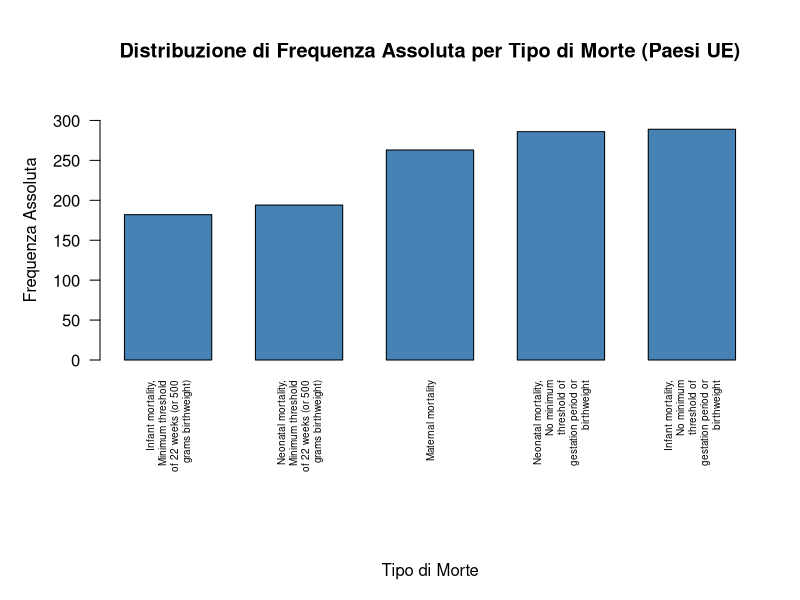
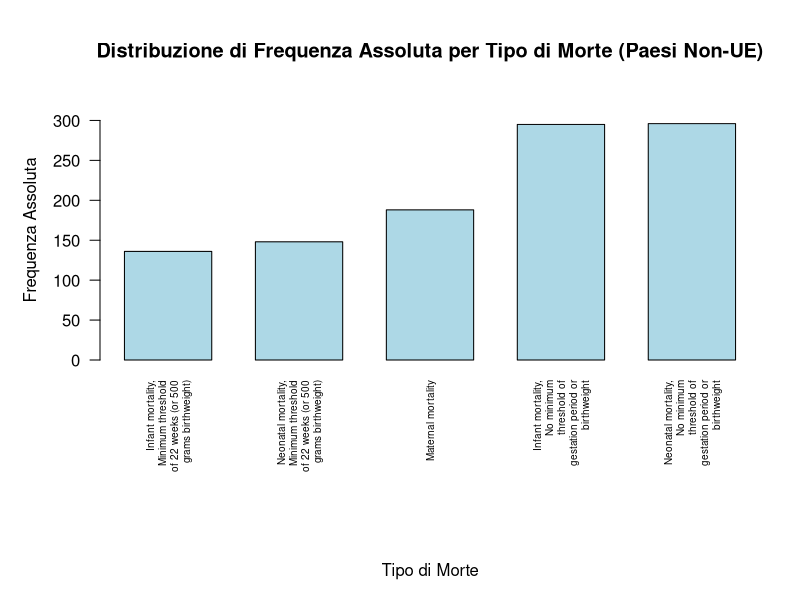
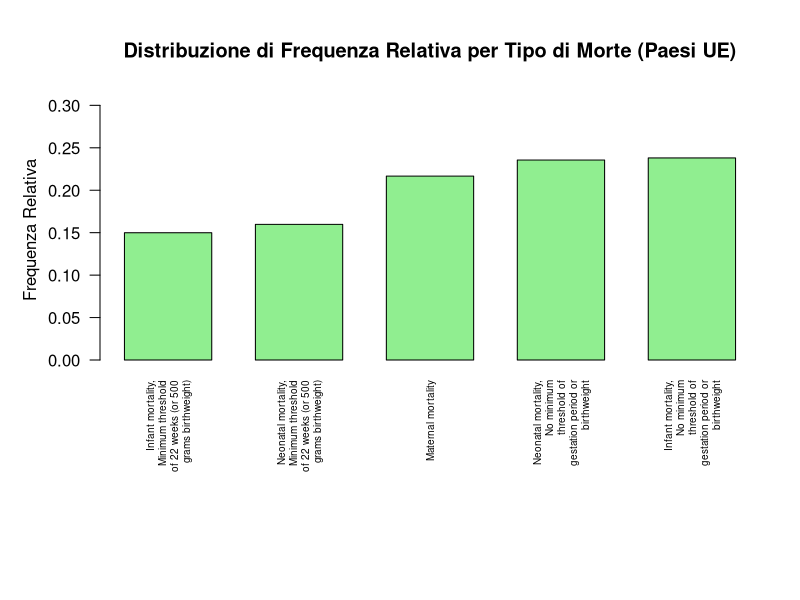
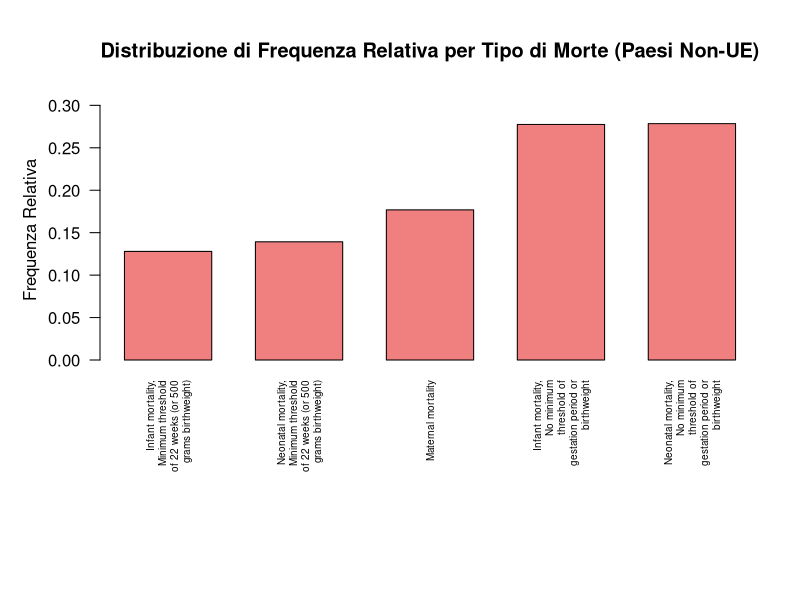

Recreate these plots in R, in order.
library(dplyr)
library(readxl)

# Caricamento dei dati
data <- read_xlsx("Mortality.xlsx")
names(data)[names(data) == "Variable"] <- "Kind of death"

# Visualizza un sommario dei dati
summary(data)

data_infant <- read_xlsx("Infant_Mortality.xlsx")

# Definizione della funzione di mapping per uniformare i dati
map_values <- function(value, measure) {
  mapped_value <- case_when(
    measure == "Deaths per 100 000 live births" ~ value * 1000 / 100000,
    measure == "Deaths per 1 000 live births" ~ value,
    TRUE ~ NA_real_  # Restituiamo NA se nessuna delle condizioni è soddisfatta
  )
  return(mapped_value)
}

# Lista dei paesi dell'Unione Europea
eu_countries <- c("Austria", "Belgium", "Bulgaria", "Croatia", "Cyprus", 
                  "Czech Republic", "Denmark", "Estonia", "Finland", 
                  "France", "Germany", "Greece", "Hungary", "Ireland", 
                  "Italy", "Latvia", "Lithuania", "Luxembourg", "Malta", 
                  "Netherlands", "Poland", "Portugal", "Romania", "Slovakia", 
                  "Slovenia", "Spain", "Sweden")

# Aggiungi una colonna che identifica se un paese è parte dell'Unione Europea o meno
data_infant <- data_infant %>%
  mutate(Region = ifelse(Country %in% eu_countries, "EU", "Non-EU"))

# Applica la funzione di mapping ai dati
data_infant$Value_transformed <- map_values(data_infant$Value, data_infant$Measure)

# Filtra i dati con valori trasformati non nulli
to_plot <- data_infant %>%
  filter(!is.na(Value_transformed))

library(dplyr)
library(readxl)

# Caricamento dei dati di mortalità
data <- read_xlsx("Mortality.xlsx")
names(data)[names(data) == "Variable"] <- "Kind of death"

# Visualizza un sommario dei dati
summary(data)

# Funzione per mappare i paesi EU e Non-EU
map_region <- function(df) {
  eu_countries <- c("Austria", "Belgium", "Bulgaria", "Croatia", "Cyprus", 
                    "Czech Republic", "Denmark", "Estonia", "Finland", 
                    "France", "Germany", "Greece", "Hungary", "Ireland", 
                    "Italy", "Latvia", "Lithuania", "Luxembourg", "Malta", 
                    "Netherlands", "Poland", "Portugal", "Romania", "Slovakia", 
                    "Slovenia", "Spain", "Sweden")
  
  df %>% mutate(Region = ifelse(Country %in% eu_countries, "EU", "Non-EU"))
}

# Caricamento dei dati di mortalità infantile
data_infant <- read_xlsx("Infant_Mortality.xlsx")

# Applicazione della funzione di mappatura dei paesi
data_infant <- map_region(data_infant)

# Definizione della funzione di mapping per uniformare i dati
map_values <- function(value, measure) {
  mapped_value <- case_when(
    measure == "Deaths per 100 000 live births" ~ value * 1000 / 100000,
    measure == "Deaths per 1 000 live births" ~ value,
    TRUE ~ NA_real_  # Restituiamo NA se nessuna delle condizioni è soddisfatta
  )
  return(mapped_value)
}

# Applica la funzione di mapping ai dati
data_infant <- data_infant %>%
  mutate(Value_transformed = map_values(Value, Measure))

# Filtra i dati con valori trasformati non nulli
to_plot <- data_infant %>%
  filter(!is.na(Value_transformed))

# Visualizza i risultati del dataset mappato
print(to_plot)

# Visualizza un sommario del dataset originale e di quello filtrato
summary(data_infant)
summary(to_plot)

# Calcolo della distribuzione di frequenza assoluta per tipo di morte, separata per regioni (UE e Non-UE)
frequency_absolute <- to_plot %>%
  group_by(Region, Variable) %>%
  summarise(Frequency_Absolute = n(),
            Total_Deaths = sum(Value_transformed, na.rm = TRUE),
            .groups = 'drop') %>%
  arrange(Region, Frequency_Absolute)

# Calcolo della distribuzione di frequenza relativa
frequency_relative <- frequency_absolute %>%
  group_by(Region) %>%
  mutate(Frequency_Relative = Frequency_Absolute / sum(Frequency_Absolute))

# Visualizza i risultati
print(frequency_absolute)
print(frequency_relative)

# Funzione per creare etichette multilinea
create_multiline_labels <- function(labels, width = 20) {
  sapply(labels, function(x) {
    if (nchar(x) > width) {
      return(paste(strwrap(x, width = width), collapse = "\n"))
    } else {
      return(x)
    }
  })
}

# Crea etichette multilinea per i grafici
multiline_labels <- create_multiline_labels(frequency_absolute$Variable, width = 20)

# Imposta margini per dare più spazio alle etichette
par(mar = c(12, 5, 5, 2))

# Grafico della distribuzione di frequenza assoluta per i paesi UE
barplot(frequency_absolute$Frequency_Absolute[frequency_absolute$Region == "EU"],
        names.arg = multiline_labels[frequency_absolute$Region == "EU"],  
        main = "Distribuzione di Frequenza Assoluta per Tipo di Morte (Paesi UE)",
        ylab = "Frequenza Assoluta",
        col = "steelblue",
        las = 2,
        cex.names = 0.6,
        space = 0.5,
        ylim = c(0, max(frequency_absolute$Frequency_Absolute) * 1.1))

mtext("Tipo di Morte", side = 1, line = 10)

# Grafico per paesi Non-UE
barplot(frequency_absolute$Frequency_Absolute[frequency_absolute$Region == "Non-EU"],
        names.arg = multiline_labels[frequency_absolute$Region == "Non-EU"],  
        main = "Distribuzione di Frequenza Assoluta per Tipo di Morte (Paesi Non-UE)",
        ylab = "Frequenza Assoluta",
        col = "lightblue",
        las = 2,
        cex.names = 0.6,
        space = 0.5,
        ylim = c(0, max(frequency_absolute$Frequency_Absolute) * 1.1))

mtext("Tipo di Morte", side = 1, line = 10)

# Grafico della distribuzione di frequenza relativa per i paesi UE
barplot(frequency_relative$Frequency_Relative[frequency_relative$Region == "EU"],
        names.arg = multiline_labels[frequency_relative$Region == "EU"],  
        main = "Distribuzione di Frequenza Relativa per Tipo di Morte (Paesi UE)",
        ylab = "Frequenza Relativa",
        col = "lightgreen",
        las = 2,
        cex.names = 0.6,
        space = 0.5,
        ylim = c(0, max(frequency_relative$Frequency_Relative) * 1.1))

# Grafico per paesi Non-UE
barplot(frequency_relative$Frequency_Relative[frequency_relative$Region == "Non-EU"],
        names.arg = multiline_labels[frequency_relative$Region == "Non-EU"],  
        main = "Distribuzione di Frequenza Relativa per Tipo di Morte (Paesi Non-UE)",
        ylab = "Frequenza Relativa",
        col = "lightcoral",
        las = 2,
        cex.names = 0.6,
        space = 0.5,
        ylim = c(0, max(frequency_relative$Frequency_Relative) * 1.1))
